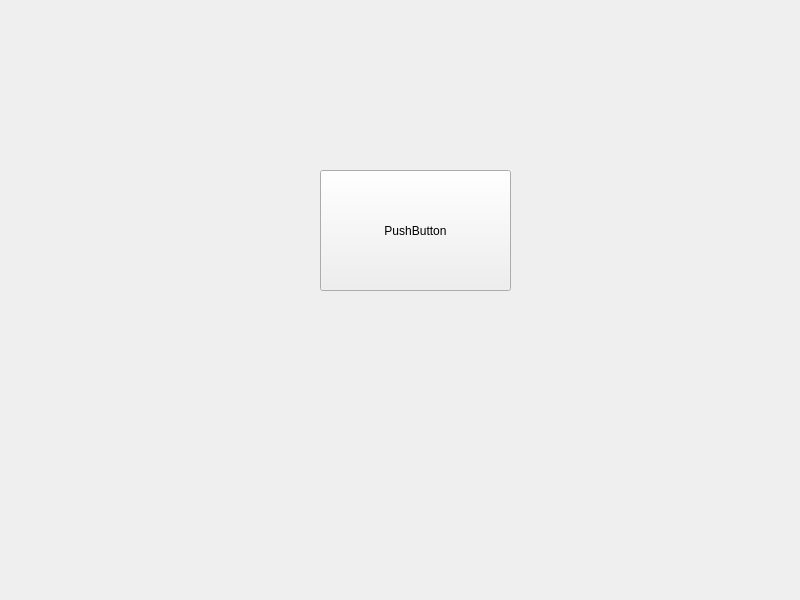
<?xml version="1.0" encoding="UTF-8"?>
<ui version="4.0">
 <class>Widget</class>
 <widget class="QWidget" name="Widget">
  <property name="geometry">
   <rect>
    <x>0</x>
    <y>0</y>
    <width>800</width>
    <height>600</height>
   </rect>
  </property>
  <property name="windowTitle">
   <string>Widget</string>
  </property>
  <widget class="QPushButton" name="pushButton">
   <property name="geometry">
    <rect>
     <x>320</x>
     <y>170</y>
     <width>191</width>
     <height>121</height>
    </rect>
   </property>
   <property name="text">
    <string>PushButton</string>
   </property>
  </widget>
 </widget>
 <resources/>
 <connections/>
</ui>
